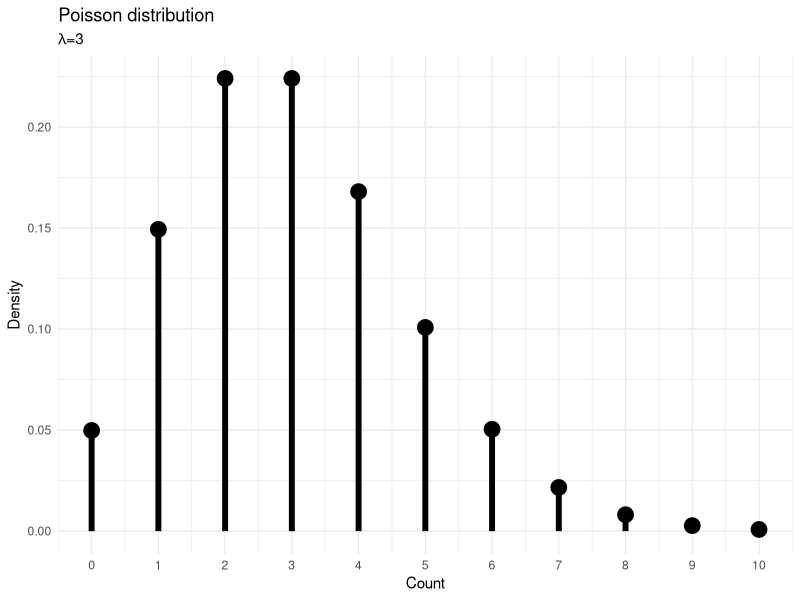
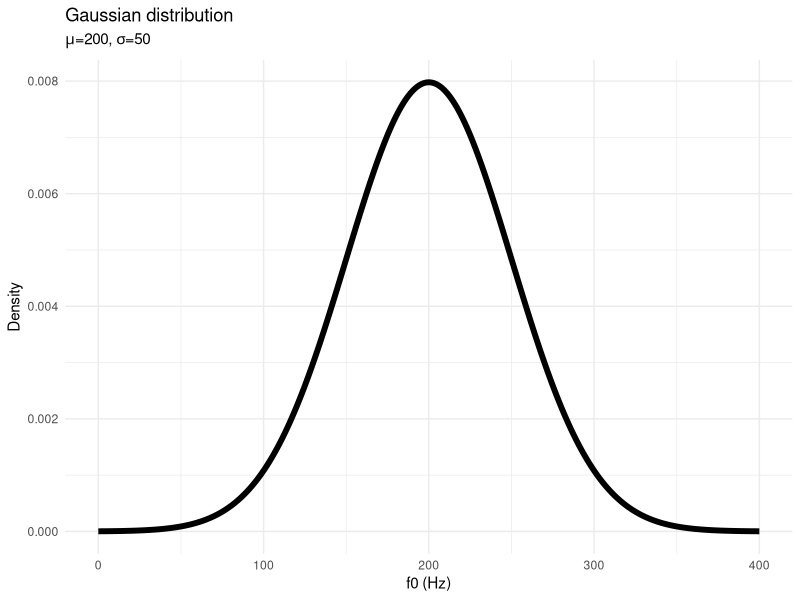
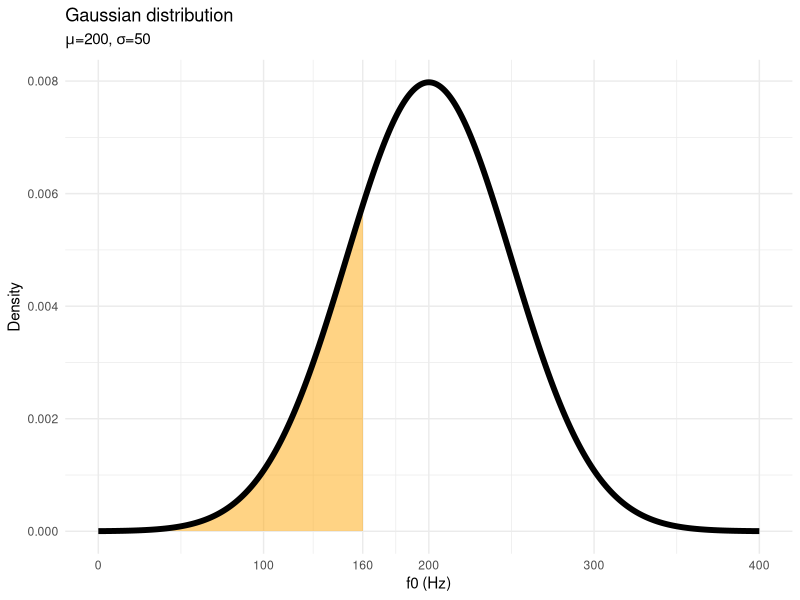
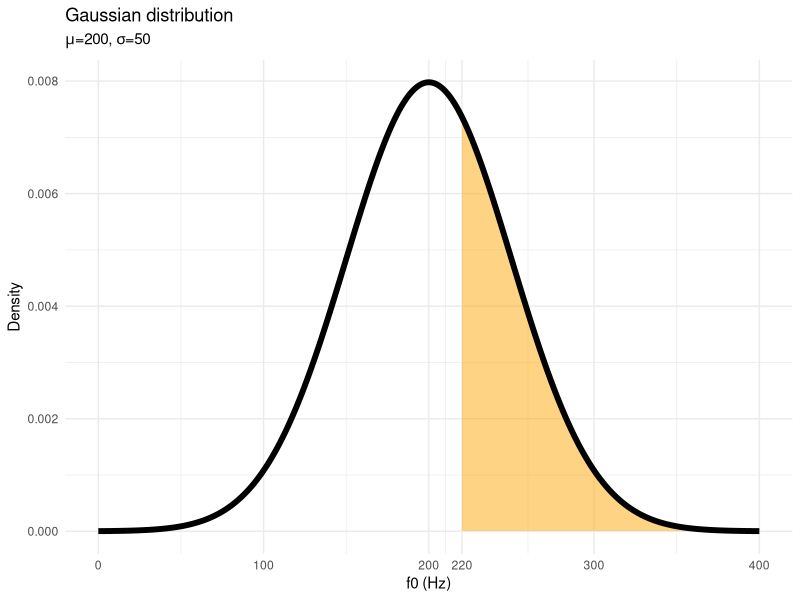
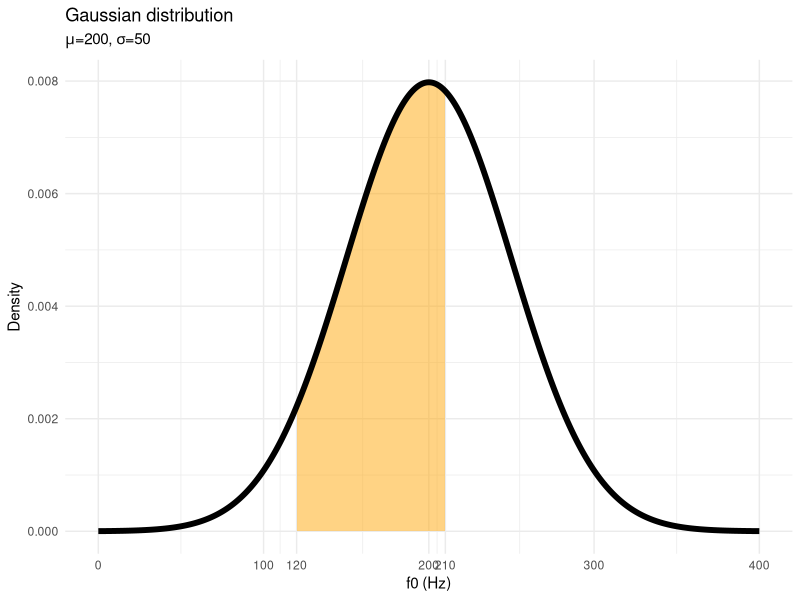
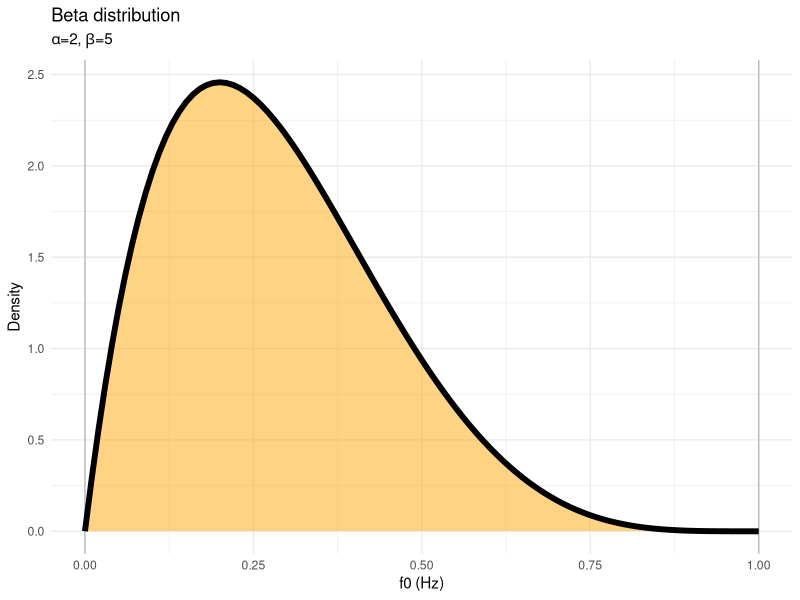
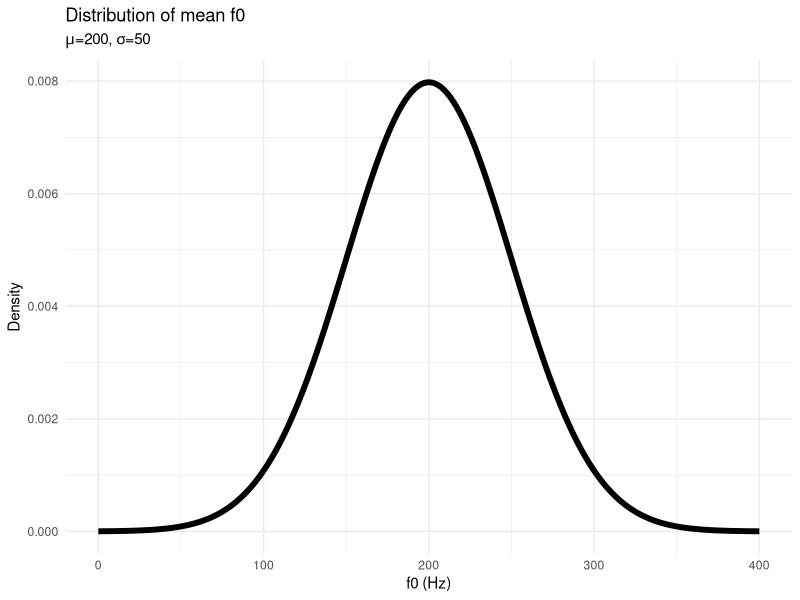
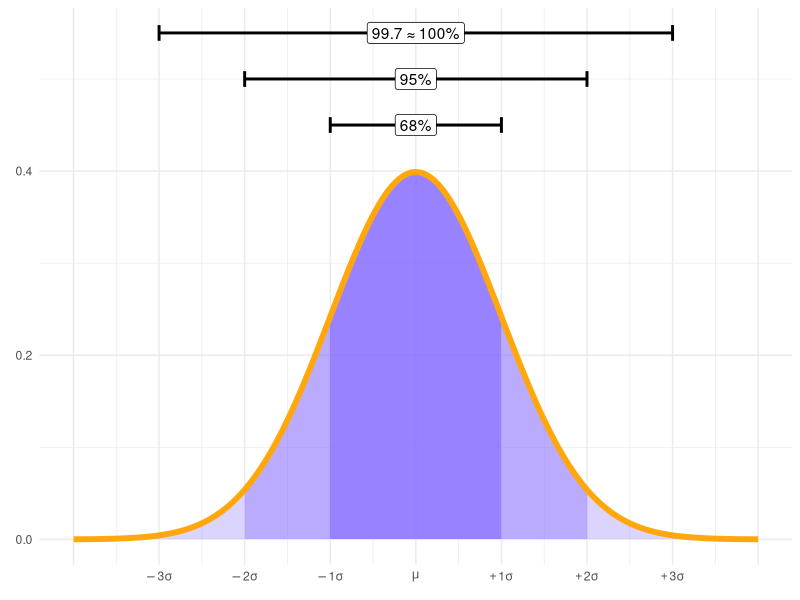

The R script that drew these images, in order:
## ---- chunk 1
options(htmltools.dir.version = FALSE)
library(tidyverse)
theme_set(theme_minimal())
## ---- chunk 2
x <- seq(0, 10)
y <- dpois(x, 3)
ggplot() +
  aes(x, y) +
  geom_point(size = 5) +
  geom_linerange(aes(xmin = x, xmax = x, ymin = 0, ymax = y), size = 2) +
  scale_x_continuous(n.breaks = 10) +
  labs(
    x = "Count", y = "Density",
    title = "Poisson distribution",
    subtitle = expression(paste(lambda, "=3"))
  )
## ---- chunk 3
x <- seq(0, 400)
ggplot() +
  aes(x = x, y = dnorm(x, 200, 50)) +
  geom_line(size = 2) +
  labs(
    x = "f0 (Hz)", y = "Density",
    title = "Gaussian distribution",
    subtitle = expression(paste(mu, "=200", ", ", sigma, "=50"))
  )
## ---- chunk 4
x <- seq(0, 400)
y = dnorm(x, 200, 50)
ggplot() +
  aes(x, y) +
  geom_ribbon(aes(x = ifelse(x < 160.0001 , x, NA), ymin = 0, ymax = y), alpha = 0.5, fill = "#FFA70B") +
  geom_line(size = 2) +
  scale_x_continuous(breaks = c(0, 100, 160, 200, 300, 400)) +
  labs(
    x = "f0 (Hz)", y = "Density",
    title = "Gaussian distribution",
    subtitle = expression(paste(mu, "=200", ", ", sigma, "=50"))
  )
## ---- chunk 5
x <- seq(0, 400)
y = dnorm(x, 200, 50)
ggplot() +
  aes(x, y) +
  geom_ribbon(aes(x = ifelse(x > 219.999 , x, NA), ymin = 0, ymax = y), alpha = 0.5, fill = "#FFA70B") +
  geom_line(size = 2) +
  scale_x_continuous(breaks = c(0, 100, 200, 220, 300, 400)) +
  labs(
    x = "f0 (Hz)", y = "Density",
    title = "Gaussian distribution",
    subtitle = expression(paste(mu, "=200", ", ", sigma, "=50"))
  )
## ---- chunk 6
x <- seq(0, 400)
y = dnorm(x, 200, 50)
ggplot() +
  aes(x, y) +
  geom_ribbon(aes(x = ifelse(x > 119.999 & x < 210.001 , x, NA), ymin = 0, ymax = y), alpha = 0.5, fill = "#FFA70B") +
  geom_line(size = 2) +
  scale_x_continuous(breaks = c(0, 100, 120, 200, 210, 300, 400)) +
  labs(
    x = "f0 (Hz)", y = "Density",
    title = "Gaussian distribution",
    subtitle = expression(paste(mu, "=200", ", ", sigma, "=50"))
  )
## ---- chunk 7
x <- seq(0, 1, by = 0.01)
y = dbeta(x, 2, 5)
ggplot() +
  aes(x, y) +
  geom_vline(xintercept = c(0, 1), colour = "grey") +
  geom_ribbon(aes(x, ymin = 0, ymax = y), alpha = 0.5, fill = "#FFA70B") +
  geom_line(size = 2) +
  labs(
    x = "f0 (Hz)", y = "Density",
    title = "Beta distribution",
    subtitle = expression(paste(alpha, "=2", ", ", beta, "=5"))
  )
## ---- chunk 8
x <- seq(0, 400)
ggplot() +
  aes(x = x, y = dnorm(x, 200, 50)) +
  geom_line(size = 2) +
  labs(
    x = "f0 (Hz)", y = "Density",
    title = "Distribution of mean f0",
    subtitle = expression(paste(mu, "=200", ", ", sigma, "=50"))
  )
## ---- chunk 9
x <- seq(-4, 4, by = 0.01)
y = dnorm(x, 0, 1)
ggplot() +
  aes(x, y) +
  geom_ribbon(aes(x = x, ymin = 0, ymax = y), alpha = 0.3, fill = "#8970FF") +
  geom_ribbon(aes(x = ifelse(x >= -2 & x <= 2, x, NA), ymin = 0, ymax = y), alpha = 0.4, fill = "#8970FF") +
  geom_ribbon(aes(x = ifelse(x >= -1 & x <= 1, x, NA), ymin = 0, ymax = y), alpha = 0.7, fill = "#8970FF") +
  geom_line(size = 2, colour = "#FFA70B") +
  annotate(
    "segment",
    x = -1, xend = 1, y = 0.45, yend = 0.45,
    arrow = arrow(ends = "both", angle = 90, length = unit(.2, "cm")),
    size = 1
  ) +
  annotate("label", x = 0, y = 0.45, label = "68%") +
  annotate(
    "segment",
    x = -2, xend = 2, y = 0.5, yend = 0.5,
    arrow = arrow(ends = "both", angle = 90, length = unit(.2, "cm")),
    size = 1
  ) +
  annotate("label", x = 0, y = 0.50, label = "95%") +
  annotate(
    "segment",
    x = -3, xend = 3, y = 0.55, yend = 0.55,
    arrow = arrow(ends = "both", angle = 90, length = unit(.2, "cm")),
    size = 1
  ) +
  annotate("label", x = 0, y = 0.55, label = "99.7 ≈ 100%") +
  scale_x_continuous(breaks = c(-4:4), labels = c("", expression(paste(-3, sigma)), expression(paste(-2, sigma)), expression(paste(-1, sigma)), expression(paste(mu)), expression(paste(+1, sigma)), expression(paste(+2, sigma)), expression(paste(+3, sigma)), "")) +
  labs(
    x = element_blank(), y = element_blank()
  )
## ---- chunk 10
x <- seq(-60, 60)
ggplot() +
  aes(x = x, y = dnorm(x, 0, 15)) +
  geom_line(size = 2, colour = "#8970FF") +
  labs(
    x = "Articulation rate (syl/s)", y = "Density",
    title = expression(paste("Prior for ", mu)),
    subtitle = expression(paste(mu[1], "=0", ", ", sigma[1], "=15"))
  )
